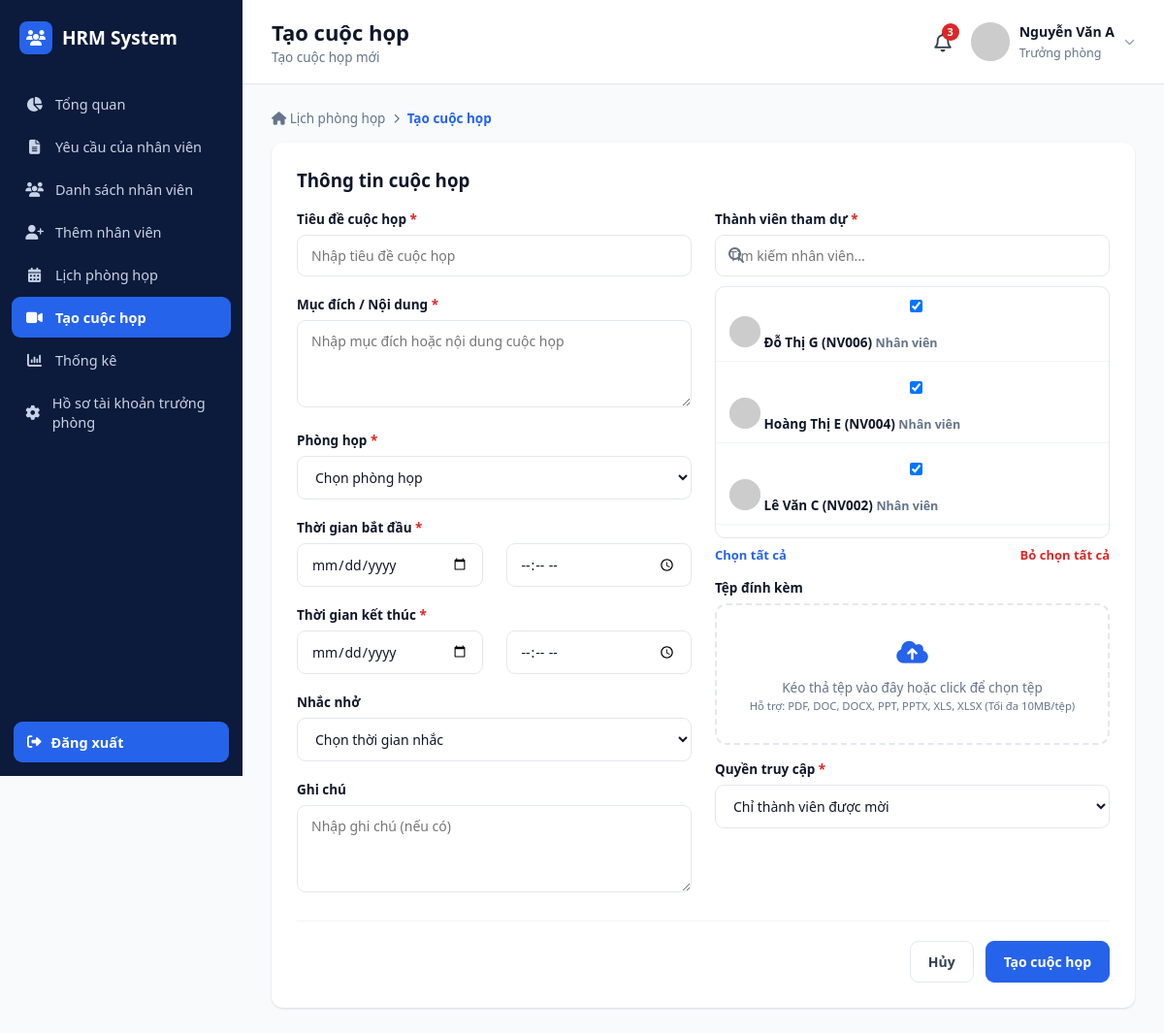
Screenshot of /meeting_create.php (signed in) with the database file from the repository.
### tables this page shows
CREATE TABLE nhan_vien (
    id INT AUTO_INCREMENT PRIMARY KEY,
    ma_nv VARCHAR(20) NOT NULL UNIQUE,
    ho_ten VARCHAR(100) NOT NULL,
    email VARCHAR(100) NOT NULL UNIQUE,
    mat_khau VARCHAR(255) NOT NULL,
    sdt VARCHAR(20) DEFAULT NULL,
    chuc_vu ENUM('Nhân viên','Trưởng phòng') NOT NULL DEFAULT 'Nhân viên',
    gioi_tinh ENUM('Nam','Nữ','Khác') DEFAULT 'Nam',
    ngay_sinh DATE DEFAULT NULL,
    ngay_vao_lam DATE DEFAULT NULL,
    dia_chi TEXT,
    phong_ban_id INT DEFAULT NULL,
    avatar VARCHAR(255) DEFAULT NULL,
    trang_thai ENUM('Hoạt động','Nghỉ việc') NOT NULL DEFAULT 'Hoạt động',
    cccd VARCHAR(20) DEFAULT NULL,
    ngay_cap DATE DEFAULT NULL,
    noi_cap VARCHAR(150) DEFAULT NULL,
    tinh_trang_hon_nhan VARCHAR(50) DEFAULT NULL,
    quoc_tich VARCHAR(50) DEFAULT 'Việt Nam',
    ghi_chu TEXT,
    created_at TIMESTAMP DEFAULT CURRENT_TIMESTAMP,
    FOREIGN KEY (phong_ban_id) REFERENCES phong_ban(id) ON DELETE SET NULL
);

### includes/auth.php (called while the page is built, shortened)
<?php
require_once __DIR__ . '/../config/db.php';
function require_manager()
{
    $u = current_user();
}
function current_user()
{
    global $pdo;
    static $user = null;
    if ($user !== null) {
        return $user;
    }
    $stmt = $pdo->prepare('SELECT nv.*, pb.ten_phong_ban FROM nhan_vien nv
                            LEFT JOIN phong_ban pb ON pb.id = nv.phong_ban_id
                            WHERE nv.id = ?');
    $stmt->execute([$_SESSION['user_id']]);
    $user = $stmt->fetch();
    return $user;
}
function e($str)
{
    return htmlspecialchars($str ?? '', ENT_QUOTES, 'UTF-8');
}

### meeting_create.php (the view, shortened to what this page needs)
<?php
require_once __DIR__ . '/includes/auth.php';
require_manager();
$page_title = 'Tạo cuộc họp';
$page_subtitle = 'Tạo cuộc họp mới';
$old = [];
$employees = $pdo->query("SELECT * FROM nhan_vien WHERE chuc_vu = 'Nhân viên' AND trang_thai='Hoạt động' ORDER BY ho_ten")->fetchAll();
include __DIR__ . '/includes/head_meta.php';
?>
<div class="app">
    <?php include __DIR__ . '/includes/sidebar.php'; ?>
    <div class="main">
        <?php include __DIR__ . '/includes/header.php'; ?>
        <div class="content">
            <div class="breadcrumb">
                <a href="calendar.php"><i class="fa-solid fa-house"></i> Lịch phòng họp</a> <i class="fa-solid fa-chevron-right" style="font-size:10px;"></i>
                <span class="cur">Tạo cuộc họp</span>
            </div>
            <div class="form-card">
                <h3 style="margin-top:0;">Thông tin cuộc họp</h3>
                <form method="POST" enctype="multipart/form-data">
                    <div class="form-grid">
                        <div style="display:flex;flex-direction:column;gap:20px;">
                            <div class="form-group">
                                <label>Tiêu đề cuộc họp <span class="req">*</span></label>
                                <input type="text" name="tieu_de" value="<?= e($old['tieu_de'] ?? '') ?>" placeholder="Nhập tiêu đề cuộc họp" required>
                            </div>
                            <div class="form-group">
                                <label>Mục đích / Nội dung <span class="req">*</span></label>
                                <textarea name="noi_dung" placeholder="Nhập mục đích hoặc nội dung cuộc họp" required><?= e($old['noi_dung'] ?? '') ?></textarea>
                            </div>
                            <div class="form-group">
                                <label>Phòng họp <span class="req">*</span></label>
                                <select name="phong_hop_id" required>
                                    <option value="">Chọn phòng họp</option>
                                </select>
                            </div>
                            <div class="form-grid" style="grid-template-columns:1fr 1fr;">
                                <div class="form-group">
                                    <label>Thời gian bắt đầu <span class="req">*</span></label>
                                    <input type="date" name="ngay_bd" value="<?= e($old['ngay_bd'] ?? '') ?>" required>
                                </div>
                                <div class="form-group">
                                    <label>&nbsp;</label>
                                    <input type="time" name="gio_bd" value="<?= e($old['gio_bd'] ?? '') ?>" required>
                                </div>
                                <div class="form-group">
                                    <label>Thời gian kết thúc <span class="req">*</span></label>
                                    <input type="date" name="ngay_kt" value="<?= e($old['ngay_kt'] ?? '') ?>" required>
                                </div>
                                <div class="form-group">
                                    <label>&nbsp;</label>
                                    <input type="time" name="gio_kt" value="<?= e($old['gio_kt'] ?? '') ?>" required>
                                </div>
                            </div>
                            <div class="form-group">
                                <label>Nhắc nhở</label>
                                <select name="nhac_nho">
                                    <option value="">Chọn thời gian nhắc</option>
                                </select>
                            </div>
                            <div class="form-group">
                                <label>Ghi chú</label>
                                <textarea name="ghi_chu" placeholder="Nhập ghi chú (nếu có)"><?= e($old['ghi_chu'] ?? '') ?></textarea>
                            </div>
                        </div>
                        <div style="display:flex;flex-direction:column;gap:16px;">
                            <div class="form-group">
                                <label>Thành viên tham dự <span class="req">*</span></label>
                                <div class="search-box" style="margin-bottom:10px;">
                                    <span class="ic"><i class="fa-solid fa-magnifying-glass"></i></span>
                                    <input type="text" id="attendeeSearch" placeholder="Tìm kiếm nhân viên..." onkeyup="filterAttendees(this.value)">
                                </div>
                                <div class="attendee-list" id="attendeeList">
                                    <?php foreach ($employees as $nv): ?>
                                        <label class="attendee-item" data-name="<?= e(mb_strtolower($nv['ho_ten'])) ?>">
                                            <input type="checkbox" class="attendee-checkbox" name="thanh_vien[]" value="<?= $nv['id'] ?>" checked>
                                            <img src="<?= !empty($nv['avatar']) ? 'uploads/avatars/'.e($nv['avatar']) : 'https://ui-avatars.com/api/?background=2563eb&color=fff&name='.urlencode($nv['ho_ten']) ?>">
                                            <?= e($nv['ho_ten']) ?> (<?= e($nv['ma_nv']) ?>)
                                            <span class="role">Nhân viên</span>
                                        </label>
                                    <?php endforeach; ?>
                                </div>
                                <div class="attendee-links">
                                    <a href="#" onclick="toggleAllAttendees(true);return false;">Chọn tất cả</a>
                                    <a href="#" class="danger" onclick="toggleAllAttendees(false);return false;">Bỏ chọn tất cả</a>
                                </div>
                            </div>
                            <div class="form-group">
                                <label>Tệp đính kèm</label>
                                <div class="upload-box">
                                    <div class="big-ic"><i class="fa-solid fa-cloud-arrow-up"></i></div>
                                    Kéo thả tệp vào đây hoặc click để chọn tệp<br>
                                    <small>Hỗ trợ: PDF, DOC, DOCX, PPT, PPTX, XLS, XLSX (Tối đa 10MB/tệp)</small>
                                </div>
                            </div>
                            <div class="form-group">
                                <label>Quyền truy cập <span class="req">*</span></label>
                                <select name="quyen_truy_cap" required>
                                    <option value="Chỉ thành viên được mời">Chỉ thành viên được mời</option>
                                </select>
                            </div>
                        </div>
                    </div>
                    <div class="form-actions">
                        <a href="calendar.php" class="btn">Hủy</a>
                        <button type="submit" class="btn btn-primary">Tạo cuộc họp</button>
                    </div>
                </form>
            </div>
        </div>
    </div>
</div>
</body>
</html>

### includes/header.php (shortened to what this page needs)
<?php
$u = current_user();
$avatar = !empty($u['avatar']) ? 'uploads/avatars/' . $u['avatar'] : 'assets/img/avatar-default.png';
?>
<header class="topbar">
    <div class="title-block">
        <h1><?= e($page_title ?? '') ?></h1>
        <p><?= e($page_subtitle ?? '') ?></p>
    </div>
    <div class="right">
        <div class="bell"><i class="fa-regular fa-bell"></i><span class="badge">3</span></div>
        <div class="user" id="userMenuBtn">
            <img src="<?= e($avatar) ?>" alt="avatar" onerror="this.src='https://ui-avatars.com/api/?background=2563eb&color=fff&name=<?= urlencode($u['ho_ten'] ?? 'User') ?>'">
            <div class="info">
                <b><?= e($u['ho_ten'] ?? '') ?></b>
                <span><?= e($u['chuc_vu'] ?? '') ?></span>
            </div>
            <i class="fa-solid fa-chevron-down" style="font-size:11px;color:#94a3b8;"></i>
        </div>
    </div>
</header>

### assets/css/style.css (style rules this page uses)
:root { --navy:#0c1a3b; --navy-light:#13234f; --blue:#2563eb; --blue-dark:#1d4ed8; --green:#16a34a; --green-bg:#dcfce7; --red:#dc2626; --red-bg:#fee2e2; --orange:#f59e0b; --orange-bg:#fef3c7; --purple:#7c3aed; --purple-bg:#ede9fe; --gray-50:#f8fafc; --gray-100:#f1f5f9; --gray-200:#e2e8f0; --gray-300:#cbd5e1; --gray-500:#64748b; --gray-700:#334155; --gray-900:#0f172a; --radius:12px; --shadow:0 1px 3px rgba(15,23,42,.08), 0 1px 2px rgba(15,23,42,.06); }
* { box-sizing:border-box; }
body { margin:0; font-family:'Segoe UI',Roboto,Helvetica,Arial,sans-serif; background:var(--gray-50); color:var(--gray-900); }
a { text-decoration:none;color:inherit; }
button { font-family:inherit;cursor:pointer; }
input,select,textarea { font-family:inherit; }
.app { display:flex;min-height:100vh; }
.main { flex:1;min-width:0;display:flex;flex-direction:column; }
.topbar { display:flex;align-items:center;justify-content:space-between; padding:18px 30px;background:#fff;border-bottom:1px solid var(--gray-200); position:sticky;top:0;z-index:20; }
.topbar .title-block h1 { font-size:22px;margin:0 0 2px;font-weight:700; }
.topbar .title-block p { margin:0;color:var(--gray-500);font-size:13.5px; }
.topbar .right { display:flex;align-items:center;gap:20px; }
.topbar .bell { position:relative;font-size:20px;color:var(--gray-700);cursor:pointer; }
.topbar .bell .badge { position:absolute;top:-6px;right:-8px;background:var(--red);color:#fff; font-size:11px;border-radius:50%;width:18px;height:18px;display:flex; align-items:center;justify-content:center;font-weight:700; }
.topbar .user { display:flex;align-items:center;gap:10px;cursor:pointer;position:relative; }
.topbar .user img { width:40px;height:40px;border-radius:50%;object-fit:cover;background:var(--gray-200); }
.topbar .user .info b { display:block;font-size:14px; }
.topbar .user .info span { font-size:12.5px;color:var(--gray-500); }
.content { padding:26px 30px;flex:1; }
.search-box { flex:1;min-width:220px;position:relative; }
.search-box input { width:100%;padding:11px 14px 11px 40px;border:1px solid var(--gray-200);border-radius:9px;font-size:14px; }
.search-box .ic { position:absolute;left:14px;top:50%;transform:translateY(-50%);color:var(--gray-500); }
.select-box select,.form-group select,.form-group input,.form-group textarea { width:100%;padding:11px 14px;border:1px solid var(--gray-200);border-radius:9px;font-size:14px;background:#fff;color:var(--gray-900); }
.btn { padding:11px 18px;border-radius:9px;border:1px solid var(--gray-200);background:#fff;font-size:14px;font-weight:600; display:inline-flex;align-items:center;gap:8px;color:var(--gray-700); }
.btn-primary { background:var(--blue);color:#fff;border-color:var(--blue); }
.form-card { background:#fff;border-radius:var(--radius);box-shadow:var(--shadow);padding:26px; }
.form-grid { display:grid;grid-template-columns:1fr 1fr;gap:20px 24px; }
.form-group { margin-bottom:0; }
.form-group label { display:block;font-size:13.5px;font-weight:600;margin-bottom:7px; }
.form-group label .req { color:var(--red); }
.form-group textarea { resize:vertical;min-height:90px; }
.form-actions { display:flex;justify-content:flex-end;gap:12px;margin-top:24px;padding-top:20px;border-top:1px solid var(--gray-100); }
.breadcrumb { display:flex;align-items:center;gap:8px;font-size:13.5px;color:var(--gray-500);margin-bottom:16px; }
.breadcrumb a { color:var(--gray-500); }
.breadcrumb .cur { color:var(--blue);font-weight:600; }
.upload-box { border:2px dashed var(--gray-200);border-radius:12px;padding:30px 16px;text-align:center;color:var(--gray-500); font-size:13.5px;cursor:pointer;position:relative; }
.upload-box .big-ic { font-size:26px;color:var(--blue);margin-bottom:10px; }
.attendee-list { border:1px solid var(--gray-200);border-radius:10px;max-height:260px;overflow-y:auto; }
.attendee-item { display:flex;align-items:center;gap:10px;padding:10px 14px;border-bottom:1px solid var(--gray-100);font-size:14px; }
.attendee-item img { width:32px;height:32px;border-radius:50%;object-fit:cover;background:var(--gray-200); }
.attendee-item .role { margin-left:auto;color:var(--gray-500);font-size:12.5px; }
.attendee-links { display:flex;justify-content:space-between;margin-top:8px;font-size:13px; }
.attendee-links a { color:var(--blue);font-weight:600; }
.attendee-links a.danger { color:var(--red); }

### rows the page displays
nhan_vien: ho_ten "Nguyễn Văn A", chuc_vu "Trưởng phòng"
nhan_vien: ho_ten "Đỗ Thị G", ma_nv "NV006"
nhan_vien: ho_ten "Hoàng Thị E", ma_nv "NV004"
nhan_vien: ho_ten "Lê Văn C", ma_nv "NV002"

### other values shown
$__sidebarMenuItem['label'] "Tổng quan"
$__sidebarMenuItem['label'] "Yêu cầu của nhân viên"
$__sidebarMenuItem['label'] "Danh sách nhân viên"
$__sidebarMenuItem['label'] "Thêm nhân viên"
$__sidebarMenuItem['label'] "Lịch phòng họp"
$__sidebarMenuItem['label'] "Tạo cuộc họp"
$__sidebarMenuItem['label'] "Thống kê"
$__sidebarMenuItem['label'] "Hồ sơ tài khoản trưởng phòng"
$page_title "Tạo cuộc họp"
$page_subtitle "Tạo cuộc họp mới"
